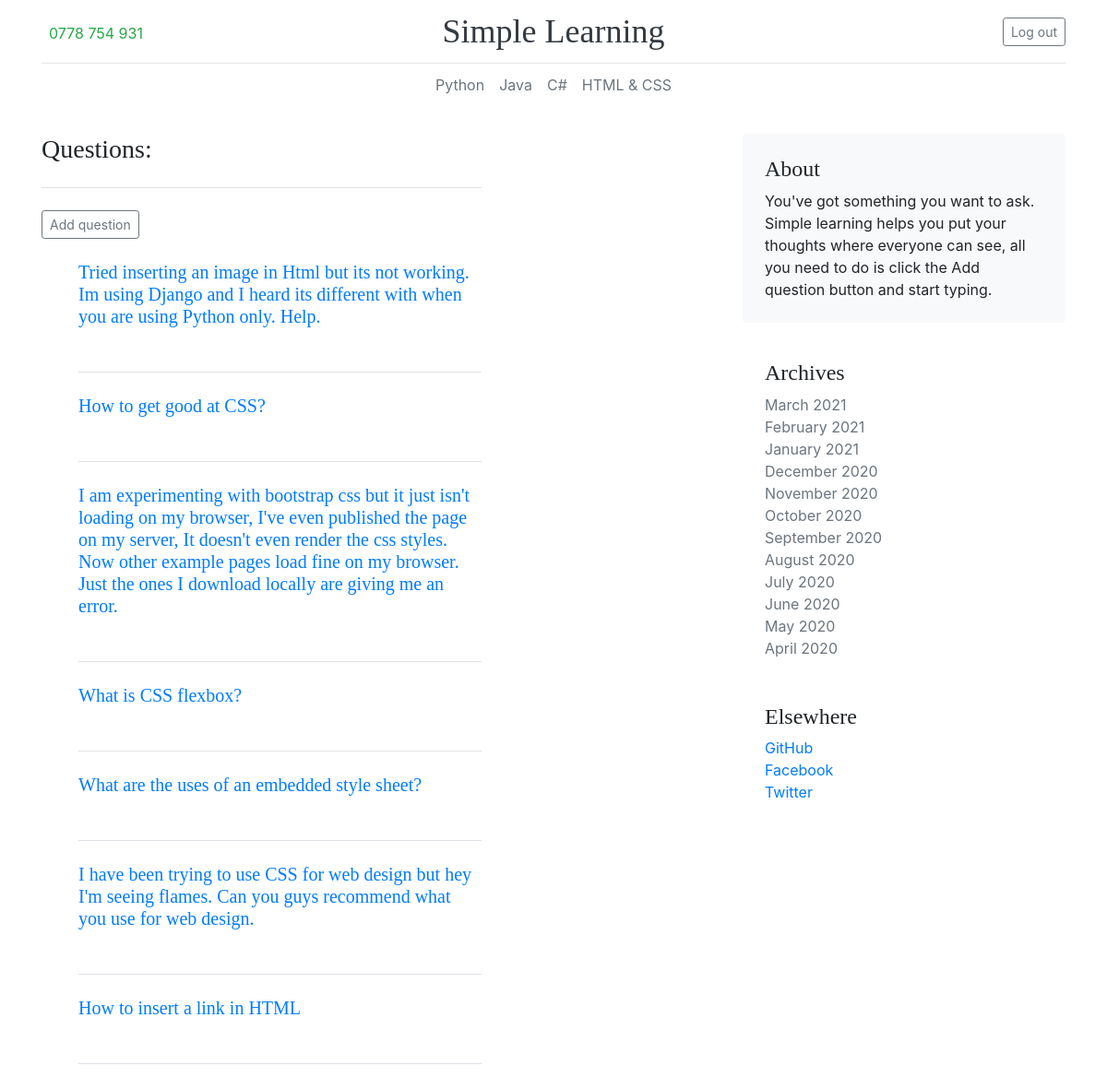
/html_css/questions/ (signed in), run on the app's committed database.
### html_css/models.py (models this page shows)
class Question(models.Model):
    text = models.TextField()
    date_added = models.DateTimeField(auto_now_add=True)
    owner = models.ForeignKey(User, on_delete=models.CASCADE, related_name='html_owner')
    def __str__(self):
        return self.text

### html_css/views.py (the view)
# urls.py: path('questions/', views.questions, name='questions'),
@login_required()
def questions(request):
    questions = Question.objects.order_by('-date_added')
    context = {'questions': questions}
    return render(request, 'html_css/questions.html', context)

### html_css/templates/html_css/questions.html (shortened to what this page needs)
<!DOCTYPE html>
<html lang="en">
<head>
</head>
{% extends 'easyprogramming/base.html' %}
{% block content %}
  <br>
    <main class="container">
    <div class="row g-5">
    <div class="col-md-8">
     <div class="row g-5">
         <div class="col-md-8">
          <h3 class="pb-4 mb-4 fst-italic border-bottom">
            Questions:
          </h3>
          <article class="blog-post">
                <a class="btn btn-sm btn-outline-secondary" href="{% url 'html_css:new_question' %}">Add question</a>
                <br>
          <br>
              <ul>
                 {% for question in questions %}
                     <h5 class="pb-4 mb-4 fst-italic border-bottom">
                        <a href="{% url 'html_css:question' question.id %}">{{ question }}</a> <br> <br>
                     </h5>
                 {% empty %}
                    <li>No questions have been added yet.</li>
                {% endfor %}
              </ul>
          </article>
        </div>
     </div>
    </div>
    <div class="col-md-4">
      <div class="position-sticky" style="top: 2rem;">
        <div class="p-4 mb-3 bg-light rounded">
          <h4 class="fst-italic">About</h4>
          <p class="mb-0">You've got something you want to ask.  Simple learning helps you put your thoughts where everyone can see, all you need to do is click the Add question button and start typing.</p>
        </div>
        <div class="p-4">
          <h4 class="fst-italic">Archives</h4>
          <ol class="list-unstyled mb-0">
            <li><a class="text-secondary" href="#">March 2021</a></li>
            <li><a class="text-muted" href="#">February 2021</a></li>
            <li><a class="text-muted" href="#">January 2021</a></li>
            <li><a class="text-muted" href="#">December 2020</a></li>
            <li><a class="text-muted" href="#">November 2020</a></li>
            <li><a class="text-muted" href="#">October 2020</a></li>
            <li><a class="text-muted" href="#">September 2020</a></li>
            <li><a class="text-muted" href="#">August 2020</a></li>
            <li><a class="text-muted" href="#">July 2020</a></li>
            <li><a class="text-muted" href="#">June 2020</a></li>
            <li><a class="text-muted" href="#">May 2020</a></li>
            <li><a class="text-muted" href="#">April 2020</a></li>
          </ol>
        </div>
        <div class="p-4">
          <h4 class="fst-italic">Elsewhere</h4>
          <ol class="list-unstyled">
            <li><a href="https://github.com/Chengetanaim">GitHub</a></li>
            <li><a href="https://www.facebook.com/chengetani.mukanhairi">Facebook</a></li>
            <li><a href="#">Twitter</a></li>
          </ol>
        </div>
      </div>
    </div>
  </div>
    </main>
{% endblock content %}

### easyprogramming/templates/easyprogramming/base.html (shortened to what this page needs)
{% load static %}
<!DOCTYPE html>
<html lang="en">
<head>
    <link rel="stylesheet" type="text/css" href="{% static '/css/bootstrap.min.css' %}">
</head>
<body>
<div class="container">
  <header class="blog-header py-3">
    <div class="row flex-nowrap justify-content-between align-items-center">
      <div class="col-4 pt-1">
        <a class="p-2 link-secondary text-success" href="https://wa.me/263778754931" target='_blank'> 0778 754 931</a>
      </div>
      <div class="col-4 text-center">
        <a class="blog-header-logo text-dark" href="{% url 'easyprogramming:index' %}">Simple Learning</a>
      </div>
      <div class="col-4 d-flex justify-content-end align-items-center">
         {% if user.is_authenticated %}
            <a class="btn btn-sm btn-outline-secondary" href="{% url 'users:logout' %}">Log out</a>
         {% else %}
            <a class="btn btn-sm btn-outline-secondary" href="{% url 'users:register' %}">Register</a>
            <a class="btn btn-sm btn-outline-secondary" href="{% url 'users:login' %}">Login</a>
         {% endif %}
      </div>
    </div>
  </header>
</div>
<div class="container">
  <div class="nav-scroller py-1 mb-2">
    <nav class="nav d-flex justify-content-md-center">
      <a class="p-2 link-secondary text-muted" href="{% url 'easyprogramming:questions' %}">Python</a>
      <a class="p-2 link-secondary text-muted" href="{% url 'jprogramming:questions' %}">Java</a>
      <a class="p-2 link-secondary text-muted" href="{% url 'c:questions' %}">C#</a>
      <a class="p-2 link-secondary text-muted" href="{% url 'html_css:questions' %}">HTML & CSS</a>
    </nav>
  </div>
</div>
{% block content %}
{% endblock content %}
</body>
</html>

### easyprogramming/templates/easyprogramming/base.html (style rules this page uses)
.blog-header { line-height: 1; border-bottom: 1px solid #e5e5e5; }
.blog-header-logo { font-family: "Playfair Display", Georgia, "Times New Roman", serif; font-size: 2.25rem; }
h1, h2, h3, h4, h5, h6 { font-family: "Playfair Display", Georgia, "Times New Roman", serif; }
.nav-scroller { position: relative; z-index: 2; height: 2.75rem; overflow-y: hidden; }
.nav-scroller .nav { display: flex; flex-wrap: nowrap; padding-bottom: 1rem; margin-top: -1px; overflow-x: auto; text-align: center; white-space: nowrap; -webkit-overflow-scrolling: touch; }
.blog-post { margin-bottom: 4rem; }

### data on the page
Question: text "Tried inserting an image in Html but its not working. Im using Django and I heard its different with when you are using Python only. Help."
Question: text "How to get good at CSS?"
Question: text "I am experimenting with bootstrap css but it just isn't loading on my browser, I've even published the page on my server, It doesn't even render the css styles. Now other example pages load fine on my browser. Just the ones I download locally are giving me an error."
Question: text "What is CSS flexbox?"
Question: text "What are the uses of an embedded style sheet?"
Question: text "I have been trying to use CSS for web design but hey I'm seeing flames. Can you guys recommend what you use for web design."
Question: text "How to insert a link in HTML"
